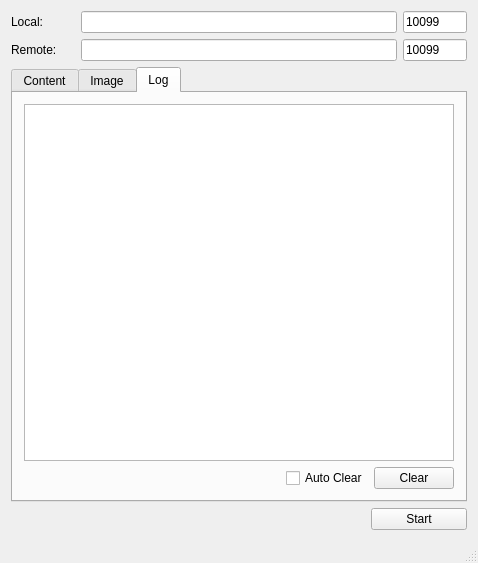
<?xml version="1.0" encoding="UTF-8"?>
<ui version="4.0">
 <class>MainWindow</class>
 <widget class="QMainWindow" name="MainWindow">
  <property name="geometry">
   <rect>
    <x>0</x>
    <y>0</y>
    <width>478</width>
    <height>563</height>
   </rect>
  </property>
  <property name="windowTitle">
   <string>MainWindow</string>
  </property>
  <widget class="QWidget" name="mMainLayout">
   <layout class="QHBoxLayout" name="horizontalLayout">
    <item>
     <layout class="QVBoxLayout" name="mContentLayout">
      <item>
       <layout class="QHBoxLayout" name="mLine1">
        <item>
         <widget class="QLabel" name="mLocalLabel">
          <property name="minimumSize">
           <size>
            <width>64</width>
            <height>0</height>
           </size>
          </property>
          <property name="layoutDirection">
           <enum>Qt::LeftToRight</enum>
          </property>
          <property name="text">
           <string>Local:</string>
          </property>
         </widget>
        </item>
        <item>
         <widget class="QLineEdit" name="mLocalAddress">
          <property name="readOnly">
           <bool>true</bool>
          </property>
         </widget>
        </item>
        <item>
         <widget class="QLineEdit" name="mLocalPort">
          <property name="maximumSize">
           <size>
            <width>64</width>
            <height>16777215</height>
           </size>
          </property>
          <property name="text">
           <string>10099</string>
          </property>
         </widget>
        </item>
       </layout>
      </item>
      <item>
       <layout class="QHBoxLayout" name="mLine2">
        <item>
         <widget class="QLabel" name="mRemoteLabel">
          <property name="minimumSize">
           <size>
            <width>64</width>
            <height>0</height>
           </size>
          </property>
          <property name="text">
           <string>Remote:</string>
          </property>
         </widget>
        </item>
        <item>
         <widget class="QLineEdit" name="mRemoteAddress"/>
        </item>
        <item>
         <widget class="QLineEdit" name="mRemotePort">
          <property name="maximumSize">
           <size>
            <width>64</width>
            <height>16777215</height>
           </size>
          </property>
          <property name="text">
           <string>10099</string>
          </property>
         </widget>
        </item>
       </layout>
      </item>
      <item>
       <widget class="QTabWidget" name="mInformatDisplay">
        <property name="currentIndex">
         <number>2</number>
        </property>
        <widget class="QWidget" name="mTextTab">
         <attribute name="title">
          <string>Content</string>
         </attribute>
         <layout class="QHBoxLayout" name="horizontalLayout_2">
          <item>
           <widget class="QTextBrowser" name="mClipboardText"/>
          </item>
         </layout>
        </widget>
        <widget class="QWidget" name="mImageTab">
         <attribute name="title">
          <string>Image</string>
         </attribute>
         <layout class="QHBoxLayout" name="horizontalLayout_4">
          <item>
           <widget class="QScrollArea" name="mScrollArea">
            <property name="widgetResizable">
             <bool>false</bool>
            </property>
            <widget class="QWidget" name="scrollAreaWidgetContents">
             <property name="geometry">
              <rect>
               <x>0</x>
               <y>0</y>
               <width>442</width>
               <height>397</height>
              </rect>
             </property>
             <widget class="QLabel" name="mClipboardImage">
              <property name="geometry">
               <rect>
                <x>0</x>
                <y>0</y>
                <width>54</width>
                <height>15</height>
               </rect>
              </property>
              <property name="text">
               <string/>
              </property>
             </widget>
            </widget>
           </widget>
          </item>
         </layout>
        </widget>
        <widget class="QWidget" name="mLogTab">
         <attribute name="title">
          <string>Log</string>
         </attribute>
         <layout class="QVBoxLayout" name="verticalLayout">
          <item>
           <widget class="QTextBrowser" name="mClipboardLog"/>
          </item>
          <item>
           <layout class="QHBoxLayout" name="horizontalLayout_3">
            <item>
             <spacer name="horizontalSpacer_2">
              <property name="orientation">
               <enum>Qt::Horizontal</enum>
              </property>
              <property name="sizeHint" stdset="0">
               <size>
                <width>40</width>
                <height>20</height>
               </size>
              </property>
             </spacer>
            </item>
            <item>
             <widget class="QCheckBox" name="mAutoClear">
              <property name="text">
               <string>Auto Clear</string>
              </property>
             </widget>
            </item>
            <item>
             <widget class="QPushButton" name="mLogClear">
              <property name="minimumSize">
               <size>
                <width>64</width>
                <height>0</height>
               </size>
              </property>
              <property name="text">
               <string>Clear</string>
              </property>
             </widget>
            </item>
           </layout>
          </item>
         </layout>
        </widget>
       </widget>
      </item>
      <item>
       <layout class="QHBoxLayout" name="mLine3">
        <item>
         <spacer name="horizontalSpacer">
          <property name="orientation">
           <enum>Qt::Horizontal</enum>
          </property>
          <property name="sizeHint" stdset="0">
           <size>
            <width>40</width>
            <height>20</height>
           </size>
          </property>
         </spacer>
        </item>
        <item>
         <widget class="QPushButton" name="mSwitchButton">
          <property name="minimumSize">
           <size>
            <width>96</width>
            <height>0</height>
           </size>
          </property>
          <property name="text">
           <string>Start</string>
          </property>
         </widget>
        </item>
       </layout>
      </item>
     </layout>
    </item>
   </layout>
  </widget>
  <widget class="QStatusBar" name="mStatusBar"/>
 </widget>
 <layoutdefault spacing="6" margin="11"/>
 <resources/>
 <connections/>
</ui>
